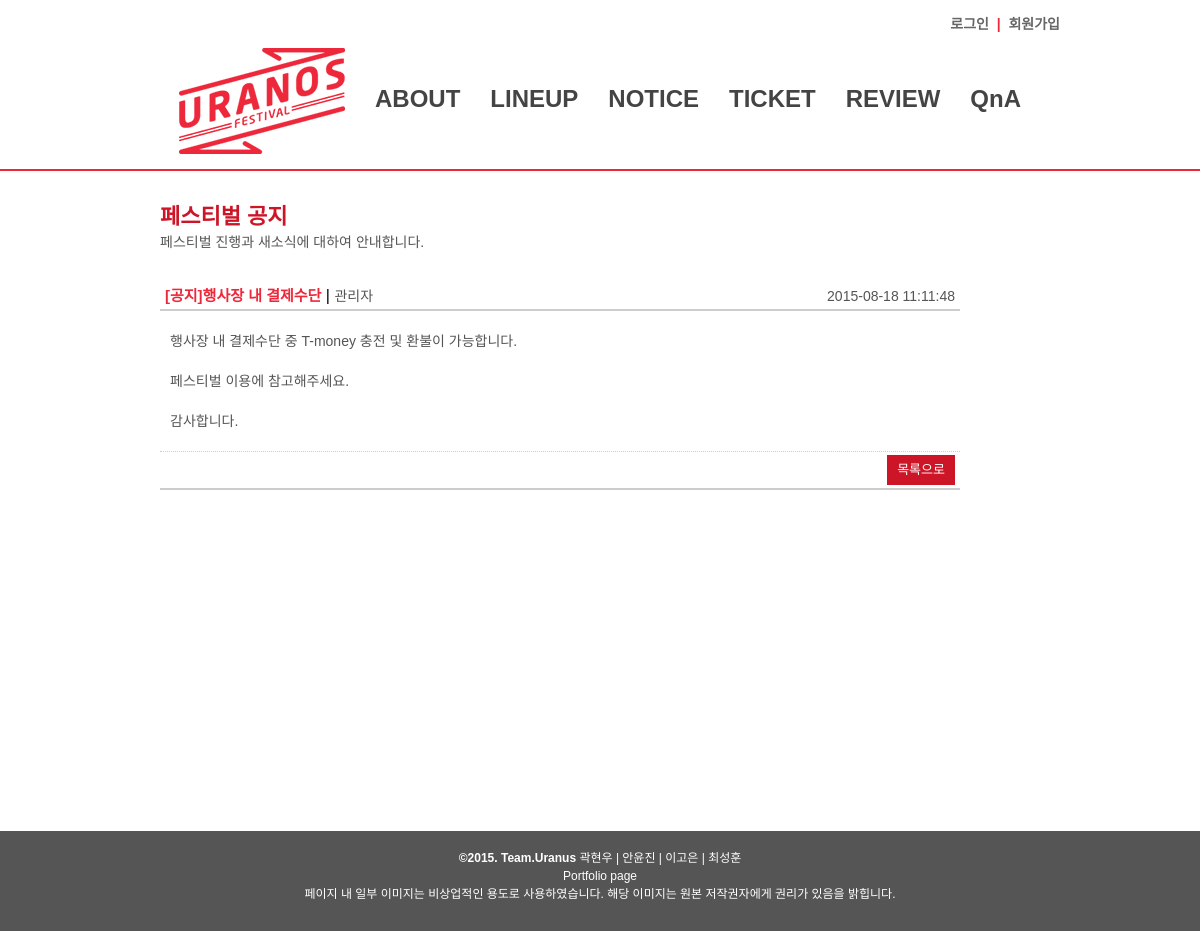
Page /notice/view.php?no=26 on the committed database.
### tables this page shows
CREATE TABLE IF NOT EXISTS `notice` (
  `no` int(11) NOT NULL AUTO_INCREMENT,
  `subject` varchar(50) NOT NULL,
  `content` text NOT NULL,
  `name` varchar(10) NOT NULL,
  `id` char(15) NOT NULL,
  `date` datetime NOT NULL,
  `password` varchar(100) NOT NULL,
  PRIMARY KEY (`no`)
);

### notice/view.php (the view, shortened to what this page needs)
<?php
$page = $_GET[page];
 include "../lib/conn.php";
  $no = $_GET['no'];
  $sql = 'select * from notice where no = "'.$no.'"';
  $result = mysql_query($sql,$connect);
  $subject = mysql_result($result, $i, 1);
  $content = mysql_result($result, $i, 2);
  $name = mysql_result($result, $i, 3);
  $date = mysql_result($result, $i, 5);
?>
<!DOCTYPE html>
<html>
<head>
  <link rel="stylesheet" type="text/css" href="../css/common.css">
  <link rel="stylesheet" type="text/css" href="../css/notice_view_form.css">
</head>
<body class="menu3">
  <div id="wraper">
    <header>
    <nav>
	  <?php include "../lib/top_login2.php"; ?>
    <?php include "../lib/top_menu2.php"; ?>
    </nav>
    </header>
	<section>
		<h2>페스티벌 공지</h2>
		<h3>페스티벌 진행과 새소식에 대하여 안내합니다.</h3><br><br>
			<div class="con_info">
					<div class="width_long" >
						<p class="title_info"><?php echo $subject?></p>&nbsp;|
						<p class="title_sub"><?php echo $name ?></p>
					</div><div class="width_shot"><p class="title_sub"><?php echo $date?></p>
					</div>
			</div>
			<div class="content">
			<?php echo nl2br($content) ?>
			</div>
			<div class="con_info">
				<div class="width_long"></div><div class="width_shot"><input type="button" onClick="location.href='./list.php?page=<?=$page?>'" value="목록으로"/>
			</div>
	</div>
    </section>
    <footer>
        <?php include "../lib/footer.php"; ?>
    </footer>
  </div>
</body>
</html>

### css/common.css (style rules this page uses)
html, body, div, span, object, iframe, h1, h2, h3, h4, h5, h6, p, blockquote, pre, abbr, address, cite, code, del, dfn, em, img, ins, kbd, q, samp, small, strong, sub, sup, var, b, i, dl, dt, dd, ol, ul, li, fieldset, form, label, legend, table, caption, tbody, tfoot, thead, tr, th, td, article, aside, canvas, details, figcaption, figure, footer, header, hgroup, menu, nav, section, summary, time, mark, audio, video { margin:0; padding:0; border:0; outline:0; font-size:100%; vertical-align:baseline; background:transparent; }
body { line-height:1; }
article,aside,details,figcaption,figure, footer,header,hgroup,menu,nav,section { display:block; }
input, select { vertical-align:middle; }
body { background:#ffffff; font-family: '나눔고딕',NanumGothic, Dotum, '돋움', sans-serif; max-width:100%; width:100%; }
section { width:880px; min-height:600px; padding: 30px 50px; background: #ffffff; height:100%; margin: 0 auto; }
header { max-width:100%; width:100%; text-align:center; border-bottom:2px solid #ee283b; }
nav { display:inline-block; max-width:920px; width:920px; padding: 15px 0; }
footer { width: 100%; height:100px; background: #555555; }

### css/notice_view_form.css (style rules this page uses)
section { width:880px; height: 100%; padding: 30px 50px; background: #ffffff; }
h2 { font-size: 22px; line-height:32px; color:#cc1628; font-weight:600; }
h3 { font-size: 14px; line-height:18px; color:#555555; font-weight:500; }
.con_info { width: 800px; margin: 0 auto; border-bottom: 2px solid #cccccc; float:left; }
.width_long { width:590px; display: inline-block; padding:0 5px; }
.width_shot { display: inline-block; width:190px; padding:0 5px; text-align:right; }
.width_long p.title_info { display: inline-block; font-size: 15px; color:#ee283b;; line-height: 26px; font-weight:600; }
p.title_sub { display: inline-block; font-size: 14px; color:#555555; line-height: 26px; }
.content { width:780px; font-size: 14px; padding:20px 10px; color:#555555; line-height: 20px; border-bottom: 1px dotted #cccccc; }
input[type="button"] { cursor: pointer; display: inline-block; margin:3px 0; line-height: 30px; color: #ffffff; text-align: center; font-size: 13px; font-weight:500; border: 0; padding:0 10px; background: #cc1628; }

### rows in the picture
notice: subject "[공지]행사장 내 결제수단", name "관리자", date "2015-08-18 11:11:48", content "행사장 내 결제수단 중 T-money 충전 및 환불이 가능합니다. 페스티벌 이용에 참고해주세요. 감사합니다."
